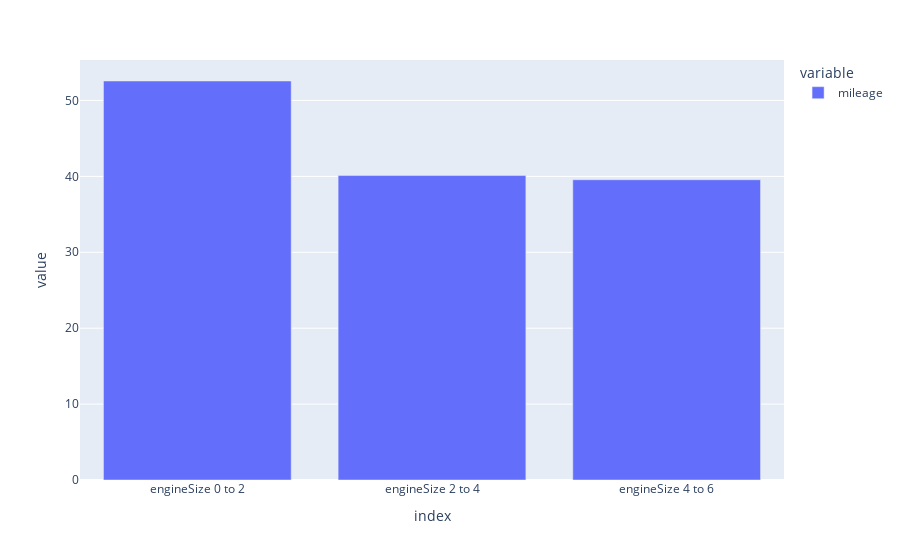

Notebook code cell kept with this figure:
### Markdown cell above
We can see that the price of a car increases as the size of the engine it uses increases.

### Code cell
mpg_engine0to2= audi_df[audi_df.engineSize<=2].mpg.mean()
mpg_engine2to4 = audi_df[(audi_df.engineSize>2) & (audi_df.engineSize<=4)].mpg.mean()
mpg_engine4to6 = audi_df[(audi_df.engineSize>2) & (audi_df.engineSize<=6)].mpg.mean()
plot_df = pd.DataFrame([mpg_engine0to2,mpg_engine2to4,mpg_engine4to6], columns=["mileage"],index=["engineSize 0 to 2","engineSize 2 to 4","engineSize 4 to 6"])
px.bar(plot_df)

### Figure 1 — Plotly figure (JSON) as saved in the notebook; plotly's stock layout.template omitted (floating-point values rounded to 4 significant figures)
{"data": [{"alignmentgroup": "True", "hovertemplate": "variable=mileage<br>index=%{x}<br>value=%{y}<extra></extra>", "legendgroup": "mileage", "marker": {"color": "#636efa"}, "name": "mileage", "offsetgroup": "mileage", "orientation": "v", "showlegend": true, "textposition": "auto", "type": "bar", "x": ["engineSize 0 to 2", "engineSize 2 to 4", "engineSize 4 to 6"], "xaxis": "x", "y": [52.57, 40.11, 39.56], "yaxis": "y"}], "layout": {"barmode": "relative", "legend": {"title": {"text": "variable"}, "tracegroupgap": 0}, "margin": {"t": 60}, "xaxis": {"anchor": "y", "domain": [0, 1], "title": {"text": "index"}}, "yaxis": {"anchor": "x", "domain": [0, 1], "title": {"text": "value"}}}}
